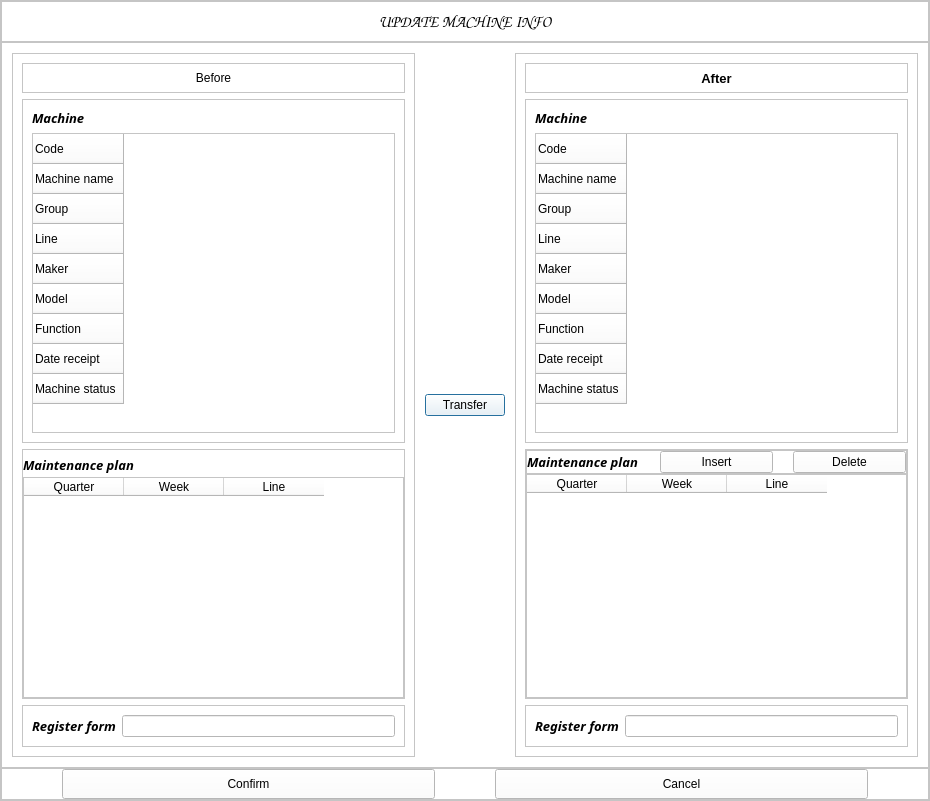
<?xml version="1.0" encoding="UTF-8"?>
<ui version="4.0">
 <class>Dialog</class>
 <widget class="QDialog" name="Dialog">
  <property name="geometry">
   <rect>
    <x>0</x>
    <y>0</y>
    <width>930</width>
    <height>801</height>
   </rect>
  </property>
  <property name="windowTitle">
   <string>Dialog</string>
  </property>
  <property name="autoFillBackground">
   <bool>false</bool>
  </property>
  <property name="styleSheet">
   <string notr="true">background-color:rgb(255, 255, 255)</string>
  </property>
  <layout class="QHBoxLayout" name="horizontalLayout">
   <property name="spacing">
    <number>0</number>
   </property>
   <property name="leftMargin">
    <number>0</number>
   </property>
   <property name="topMargin">
    <number>0</number>
   </property>
   <property name="rightMargin">
    <number>0</number>
   </property>
   <property name="bottomMargin">
    <number>0</number>
   </property>
   <item>
    <widget class="QFrame" name="frame">
     <property name="frameShape">
      <enum>QFrame::StyledPanel</enum>
     </property>
     <property name="frameShadow">
      <enum>QFrame::Raised</enum>
     </property>
     <layout class="QVBoxLayout" name="verticalLayout">
      <property name="spacing">
       <number>0</number>
      </property>
      <property name="leftMargin">
       <number>0</number>
      </property>
      <property name="topMargin">
       <number>0</number>
      </property>
      <property name="rightMargin">
       <number>0</number>
      </property>
      <property name="bottomMargin">
       <number>0</number>
      </property>
      <item>
       <widget class="QFrame" name="frame_3">
        <property name="maximumSize">
         <size>
          <width>16777215</width>
          <height>50</height>
         </size>
        </property>
        <property name="frameShape">
         <enum>QFrame::StyledPanel</enum>
        </property>
        <property name="frameShadow">
         <enum>QFrame::Raised</enum>
        </property>
        <layout class="QHBoxLayout" name="horizontalLayout_3">
         <item>
          <widget class="QLabel" name="label">
           <property name="font">
            <font>
             <family>Comic Sans MS</family>
             <pointsize>12</pointsize>
             <weight>75</weight>
             <bold>true</bold>
            </font>
           </property>
           <property name="text">
            <string>UPDATE MACHINE INFO</string>
           </property>
           <property name="alignment">
            <set>Qt::AlignCenter</set>
           </property>
          </widget>
         </item>
        </layout>
       </widget>
      </item>
      <item>
       <widget class="QFrame" name="frame_2">
        <property name="frameShape">
         <enum>QFrame::StyledPanel</enum>
        </property>
        <property name="frameShadow">
         <enum>QFrame::Raised</enum>
        </property>
        <layout class="QHBoxLayout" name="horizontalLayout_2">
         <property name="spacing">
          <number>10</number>
         </property>
         <property name="leftMargin">
          <number>10</number>
         </property>
         <property name="topMargin">
          <number>10</number>
         </property>
         <property name="rightMargin">
          <number>10</number>
         </property>
         <property name="bottomMargin">
          <number>10</number>
         </property>
         <item>
          <widget class="QFrame" name="frame_4">
           <property name="frameShape">
            <enum>QFrame::StyledPanel</enum>
           </property>
           <property name="frameShadow">
            <enum>QFrame::Raised</enum>
           </property>
           <layout class="QVBoxLayout" name="verticalLayout_2">
            <item>
             <widget class="QFrame" name="frame_7">
              <property name="maximumSize">
               <size>
                <width>16777215</width>
                <height>30</height>
               </size>
              </property>
              <property name="font">
               <font>
                <family>Rockwell</family>
                <pointsize>10</pointsize>
                <weight>75</weight>
                <bold>true</bold>
               </font>
              </property>
              <property name="frameShape">
               <enum>QFrame::StyledPanel</enum>
              </property>
              <property name="frameShadow">
               <enum>QFrame::Raised</enum>
              </property>
              <layout class="QVBoxLayout" name="verticalLayout_4">
               <item>
                <widget class="QLabel" name="label_2">
                 <property name="text">
                  <string>Before</string>
                 </property>
                 <property name="alignment">
                  <set>Qt::AlignCenter</set>
                 </property>
                </widget>
               </item>
              </layout>
             </widget>
            </item>
            <item>
             <widget class="QFrame" name="frame_8">
              <property name="frameShape">
               <enum>QFrame::StyledPanel</enum>
              </property>
              <property name="frameShadow">
               <enum>QFrame::Raised</enum>
              </property>
              <layout class="QVBoxLayout" name="verticalLayout_6">
               <item>
                <widget class="QLabel" name="label_4">
                 <property name="font">
                  <font>
                   <family>Rockwell</family>
                   <pointsize>10</pointsize>
                   <weight>75</weight>
                   <italic>true</italic>
                   <bold>true</bold>
                  </font>
                 </property>
                 <property name="text">
                  <string>Machine</string>
                 </property>
                </widget>
               </item>
               <item>
                <widget class="QTableWidget" name="machine_info_table_bf">
                 <row>
                  <property name="text">
                   <string>Code</string>
                  </property>
                 </row>
                 <row>
                  <property name="text">
                   <string>Machine name</string>
                  </property>
                 </row>
                 <row>
                  <property name="text">
                   <string>Group</string>
                  </property>
                 </row>
                 <row>
                  <property name="text">
                   <string>Line</string>
                  </property>
                 </row>
                 <row>
                  <property name="text">
                   <string>Maker</string>
                  </property>
                 </row>
                 <row>
                  <property name="text">
                   <string>Model</string>
                  </property>
                 </row>
                 <row>
                  <property name="text">
                   <string>Function</string>
                  </property>
                 </row>
                 <row>
                  <property name="text">
                   <string>Date receipt</string>
                  </property>
                 </row>
                 <row>
                  <property name="text">
                   <string>Machine status</string>
                  </property>
                 </row>
                </widget>
               </item>
              </layout>
             </widget>
            </item>
            <item>
             <widget class="QFrame" name="frame_9">
              <property name="maximumSize">
               <size>
                <width>16777215</width>
                <height>250</height>
               </size>
              </property>
              <property name="frameShape">
               <enum>QFrame::StyledPanel</enum>
              </property>
              <property name="frameShadow">
               <enum>QFrame::Raised</enum>
              </property>
              <layout class="QVBoxLayout" name="verticalLayout_8">
               <property name="spacing">
                <number>3</number>
               </property>
               <property name="leftMargin">
                <number>0</number>
               </property>
               <property name="topMargin">
                <number>6</number>
               </property>
               <property name="rightMargin">
                <number>0</number>
               </property>
               <property name="bottomMargin">
                <number>0</number>
               </property>
               <item>
                <widget class="QLabel" name="label_6">
                 <property name="font">
                  <font>
                   <family>Rockwell</family>
                   <pointsize>10</pointsize>
                   <weight>75</weight>
                   <italic>true</italic>
                   <bold>true</bold>
                  </font>
                 </property>
                 <property name="text">
                  <string>Maintenance plan</string>
                 </property>
                </widget>
               </item>
               <item>
                <widget class="QTableWidget" name="maintenance_plan_table_bf">
                 <column>
                  <property name="text">
                   <string>Quarter</string>
                  </property>
                 </column>
                 <column>
                  <property name="text">
                   <string>Week</string>
                  </property>
                 </column>
                 <column>
                  <property name="text">
                   <string>Line</string>
                  </property>
                 </column>
                </widget>
               </item>
              </layout>
             </widget>
            </item>
            <item>
             <widget class="QFrame" name="frame_10">
              <property name="frameShape">
               <enum>QFrame::StyledPanel</enum>
              </property>
              <property name="frameShadow">
               <enum>QFrame::Raised</enum>
              </property>
              <layout class="QHBoxLayout" name="horizontalLayout_5">
               <item>
                <widget class="QLabel" name="label_8">
                 <property name="font">
                  <font>
                   <family>Rockwell</family>
                   <pointsize>10</pointsize>
                   <weight>75</weight>
                   <italic>true</italic>
                   <bold>true</bold>
                  </font>
                 </property>
                 <property name="text">
                  <string>Register form</string>
                 </property>
                </widget>
               </item>
               <item>
                <widget class="QLineEdit" name="form_type_lnedit_bf"/>
               </item>
              </layout>
             </widget>
            </item>
           </layout>
          </widget>
         </item>
         <item>
          <widget class="QPushButton" name="transfer_btn">
           <property name="text">
            <string>Transfer</string>
           </property>
           <property name="default">
            <bool>false</bool>
           </property>
           <property name="flat">
            <bool>false</bool>
           </property>
          </widget>
         </item>
         <item>
          <widget class="QFrame" name="frame_5">
           <property name="frameShape">
            <enum>QFrame::StyledPanel</enum>
           </property>
           <property name="frameShadow">
            <enum>QFrame::Raised</enum>
           </property>
           <layout class="QVBoxLayout" name="verticalLayout_3">
            <item>
             <widget class="QFrame" name="frame_11">
              <property name="maximumSize">
               <size>
                <width>16777215</width>
                <height>30</height>
               </size>
              </property>
              <property name="frameShape">
               <enum>QFrame::StyledPanel</enum>
              </property>
              <property name="frameShadow">
               <enum>QFrame::Raised</enum>
              </property>
              <layout class="QVBoxLayout" name="verticalLayout_5">
               <item>
                <widget class="QLabel" name="label_3">
                 <property name="font">
                  <font>
                   <pointsize>10</pointsize>
                   <weight>75</weight>
                   <bold>true</bold>
                  </font>
                 </property>
                 <property name="text">
                  <string>After</string>
                 </property>
                 <property name="alignment">
                  <set>Qt::AlignCenter</set>
                 </property>
                </widget>
               </item>
              </layout>
             </widget>
            </item>
            <item>
             <widget class="QFrame" name="frame_12">
              <property name="frameShape">
               <enum>QFrame::StyledPanel</enum>
              </property>
              <property name="frameShadow">
               <enum>QFrame::Raised</enum>
              </property>
              <layout class="QVBoxLayout" name="verticalLayout_7">
               <item>
                <widget class="QLabel" name="label_5">
                 <property name="font">
                  <font>
                   <family>Rockwell</family>
                   <pointsize>10</pointsize>
                   <weight>75</weight>
                   <italic>true</italic>
                   <bold>true</bold>
                  </font>
                 </property>
                 <property name="text">
                  <string>Machine</string>
                 </property>
                </widget>
               </item>
               <item>
                <widget class="QTableWidget" name="machine_info_table_af">
                 <row>
                  <property name="text">
                   <string>Code</string>
                  </property>
                 </row>
                 <row>
                  <property name="text">
                   <string>Machine name</string>
                  </property>
                 </row>
                 <row>
                  <property name="text">
                   <string>Group</string>
                  </property>
                 </row>
                 <row>
                  <property name="text">
                   <string>Line</string>
                  </property>
                 </row>
                 <row>
                  <property name="text">
                   <string>Maker</string>
                  </property>
                 </row>
                 <row>
                  <property name="text">
                   <string>Model</string>
                  </property>
                 </row>
                 <row>
                  <property name="text">
                   <string>Function</string>
                  </property>
                 </row>
                 <row>
                  <property name="text">
                   <string>Date receipt</string>
                  </property>
                 </row>
                 <row>
                  <property name="text">
                   <string>Machine status</string>
                  </property>
                 </row>
                </widget>
               </item>
              </layout>
             </widget>
            </item>
            <item>
             <widget class="QFrame" name="frame_13">
              <property name="maximumSize">
               <size>
                <width>16777215</width>
                <height>250</height>
               </size>
              </property>
              <property name="frameShape">
               <enum>QFrame::StyledPanel</enum>
              </property>
              <property name="frameShadow">
               <enum>QFrame::Raised</enum>
              </property>
              <layout class="QVBoxLayout" name="verticalLayout_9">
               <property name="spacing">
                <number>0</number>
               </property>
               <property name="leftMargin">
                <number>0</number>
               </property>
               <property name="topMargin">
                <number>0</number>
               </property>
               <property name="rightMargin">
                <number>0</number>
               </property>
               <property name="bottomMargin">
                <number>0</number>
               </property>
               <item>
                <widget class="QFrame" name="frame_15">
                 <property name="frameShape">
                  <enum>QFrame::StyledPanel</enum>
                 </property>
                 <property name="frameShadow">
                  <enum>QFrame::Raised</enum>
                 </property>
                 <layout class="QHBoxLayout" name="horizontalLayout_7">
                  <property name="spacing">
                   <number>20</number>
                  </property>
                  <property name="leftMargin">
                   <number>0</number>
                  </property>
                  <property name="topMargin">
                   <number>0</number>
                  </property>
                  <property name="rightMargin">
                   <number>0</number>
                  </property>
                  <property name="bottomMargin">
                   <number>0</number>
                  </property>
                  <item>
                   <widget class="QLabel" name="label_7">
                    <property name="font">
                     <font>
                      <family>Rockwell</family>
                      <pointsize>10</pointsize>
                      <weight>75</weight>
                      <italic>true</italic>
                      <bold>true</bold>
                     </font>
                    </property>
                    <property name="text">
                     <string>Maintenance plan</string>
                    </property>
                   </widget>
                  </item>
                  <item>
                   <widget class="QPushButton" name="insert_btn">
                    <property name="text">
                     <string>Insert</string>
                    </property>
                   </widget>
                  </item>
                  <item>
                   <widget class="QPushButton" name="delete_btn">
                    <property name="text">
                     <string>Delete</string>
                    </property>
                   </widget>
                  </item>
                 </layout>
                </widget>
               </item>
               <item>
                <widget class="QTableWidget" name="maintenance_plan_table_af">
                 <column>
                  <property name="text">
                   <string>Quarter</string>
                  </property>
                 </column>
                 <column>
                  <property name="text">
                   <string>Week</string>
                  </property>
                 </column>
                 <column>
                  <property name="text">
                   <string>Line</string>
                  </property>
                 </column>
                </widget>
               </item>
              </layout>
             </widget>
            </item>
            <item>
             <widget class="QFrame" name="frame_14">
              <property name="frameShape">
               <enum>QFrame::StyledPanel</enum>
              </property>
              <property name="frameShadow">
               <enum>QFrame::Raised</enum>
              </property>
              <layout class="QHBoxLayout" name="horizontalLayout_6">
               <item>
                <widget class="QLabel" name="label_9">
                 <property name="font">
                  <font>
                   <family>Rockwell</family>
                   <pointsize>10</pointsize>
                   <weight>75</weight>
                   <italic>true</italic>
                   <bold>true</bold>
                  </font>
                 </property>
                 <property name="text">
                  <string>Register form</string>
                 </property>
                </widget>
               </item>
               <item>
                <widget class="QLineEdit" name="form_type_lnedit_af"/>
               </item>
              </layout>
             </widget>
            </item>
           </layout>
          </widget>
         </item>
        </layout>
       </widget>
      </item>
      <item>
       <widget class="QFrame" name="frame_6">
        <property name="maximumSize">
         <size>
          <width>16777215</width>
          <height>40</height>
         </size>
        </property>
        <property name="frameShape">
         <enum>QFrame::StyledPanel</enum>
        </property>
        <property name="frameShadow">
         <enum>QFrame::Raised</enum>
        </property>
        <layout class="QHBoxLayout" name="horizontalLayout_4">
         <property name="spacing">
          <number>60</number>
         </property>
         <property name="leftMargin">
          <number>60</number>
         </property>
         <property name="topMargin">
          <number>0</number>
         </property>
         <property name="rightMargin">
          <number>60</number>
         </property>
         <property name="bottomMargin">
          <number>0</number>
         </property>
         <item>
          <widget class="QPushButton" name="confirm_btn">
           <property name="minimumSize">
            <size>
             <width>0</width>
             <height>30</height>
            </size>
           </property>
           <property name="text">
            <string>Confirm</string>
           </property>
          </widget>
         </item>
         <item>
          <widget class="QPushButton" name="cancel_btn">
           <property name="minimumSize">
            <size>
             <width>0</width>
             <height>30</height>
            </size>
           </property>
           <property name="text">
            <string>Cancel</string>
           </property>
          </widget>
         </item>
        </layout>
       </widget>
      </item>
     </layout>
    </widget>
   </item>
  </layout>
 </widget>
 <resources/>
 <connections/>
</ui>
